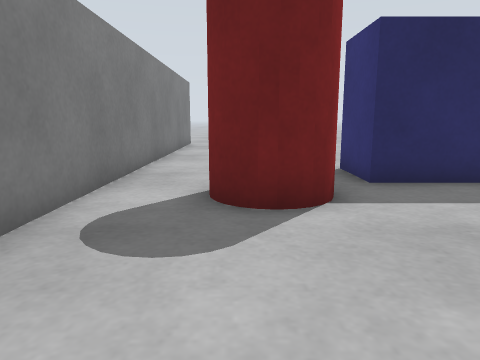
[1] (above)

12 first-person views from a walk through a Gazebo world. The camera is 0.12 m above the floor, tilts 10° down and sees 70° across. The floor is counted in squares, 0.1 m on a side. Each view is taken from the middle of a square. On the plan, view 1 faces up. The plan holds only what a view shows up to about 14 squares ahead; the rest is blank. The place goes on beyond the plan. Robots are left out.

[2]
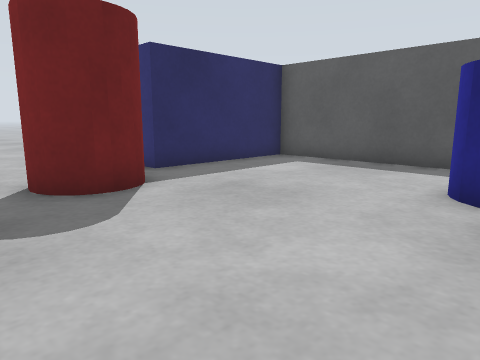

[3]
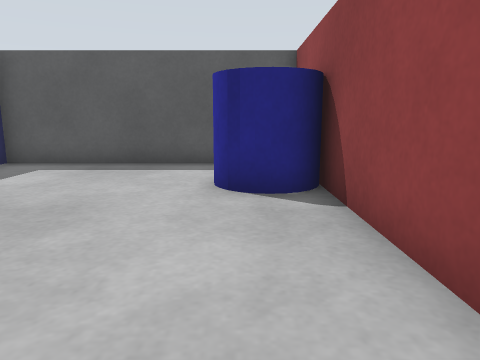

[4]
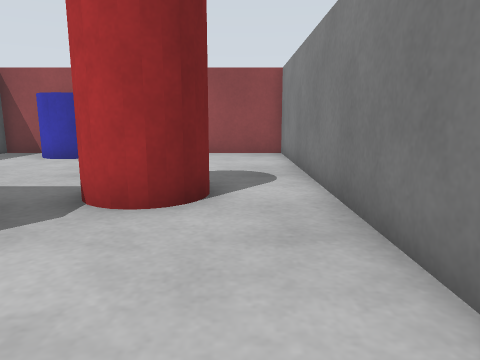

[5]
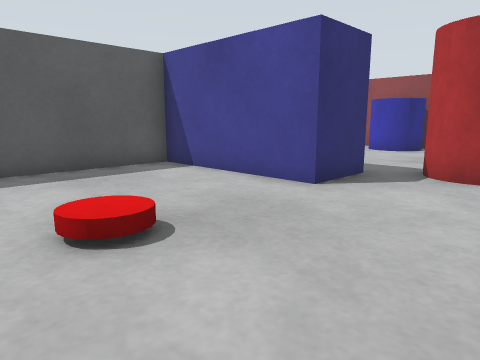

[6]
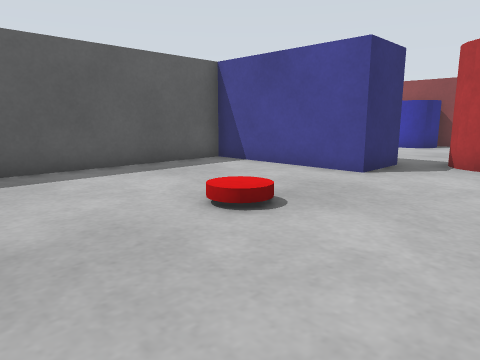

[7]
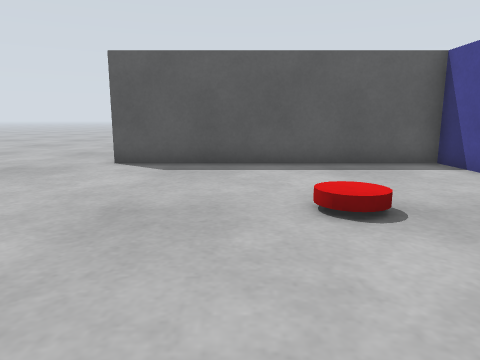

[8]
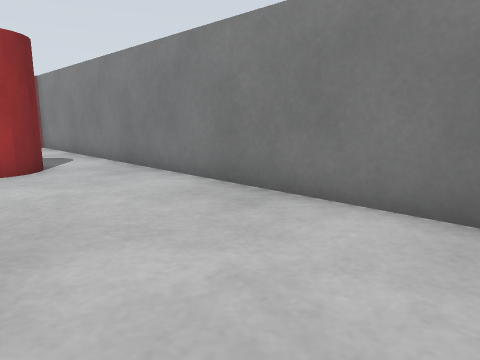

[9]
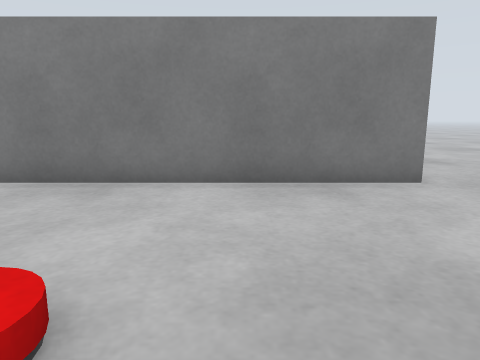

[10]
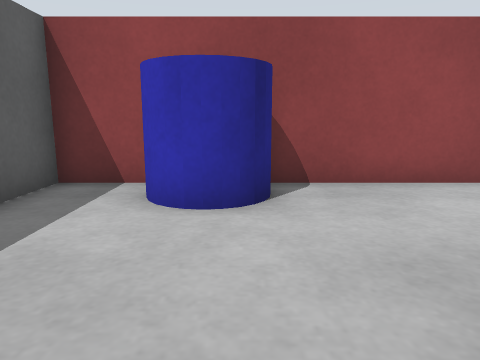

[11]
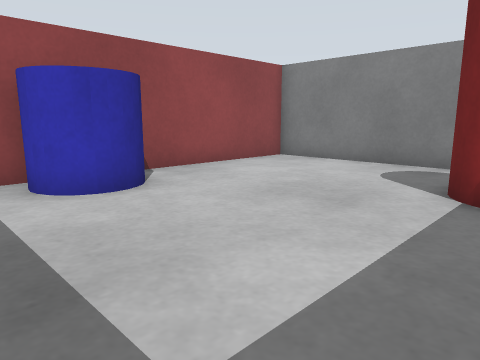

[12]
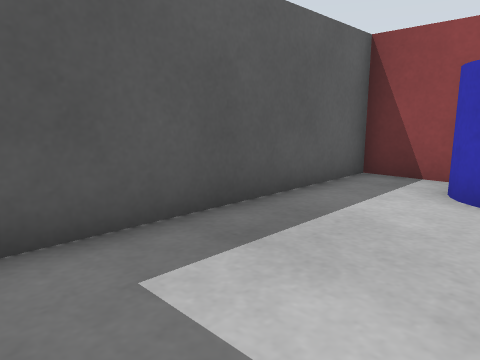

### Floor plan
Points are (right, up) in squares from view 1. A wall is a line through its corners. A room is listed if a view was taken in it or the views show most of it. See-through windows are left out.
Room 1 (views 1, 2, 3, 10, 11, 12)
walls: (-2.5, 8.5) (-2.5, -1.5) (7.5, -1.5) (7.5, 6.5) (2.5, 6.5) (2.5, 8.5)
ways out: opening at (0, 7.5) to room 2
objects: red cylinder (0, 5) to (1, 6); blue cylinder (4, -1) to (5, 0)
Room 2 (views 4, 5, 6, 7, 8, 9)
walls: (2.5, 8.5) (7.5, 8.5) (7.5, 16.5); (-2.5, 16.5) (-2.5, 8.5)
ways out: opening at (0, 7.5) to room 1

Positions as (right, up) in squares from view 1, and headings:
1: (0, 0), facing up
2: (-2, -1), facing up-right
3: (-2, 0), facing right
4: (-1, 11), facing down
5: (-1, 14), facing down-right
6: (-1, 16), facing down-right
7: (-2, 14), facing right
8: (2, 15), facing down-left
9: (4, 14), facing left
10: (4, 5), facing down
11: (7, 6), facing down-left
12: (4, 6), facing down-right
